Frame 1 (no input): blank canvas, image omitted
Frame 60 (no input): blank canvas, image omitted
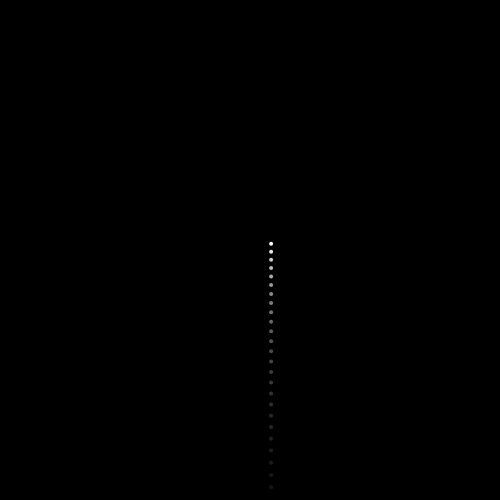
Frame 120 (the mouse pressed at the canvas centre since frame 60)

The p5.js sketch whose frames 1 and 60 were blank and that drew this single picture after the mouse press (run headless with seeded random() and noise() and a simulated clock; from frame 60 on, the mouse is pressed at the canvas centre):

// p5.js sketch
// ── sketch.js
var firework = [];;
var g;

function setup() {
	createCanvas(500,500);
	g = createVector(0,0.2);
	stroke(255);
	strokeWeight(4);
	background(0);
}

function draw() {
	background(0,25);
	if (random(1) < 0.01){
		firework.push(new Firework());
	}
	for (var i = firework.length -1; i >= 0; i--) {
		firework[i].update();
		firework[i].show();
		if (firework[i].done()) {
			firework.splice(i,1);
		}
	}
}


// ── fireworks.js
function Firework() {
	this.particle = [];
	this.firework = new Particle(random(width),height, true);
	this.exploded = false;
	this.update = function() {
		if (!this.exploded) {
			this.firework.addForce(g);
			this.firework.update();
			if (this.firework.vel.y >= 0) {
				this.exploded = true;
				this.explode();
			}
		}
		for (var i = this.particle.length -1; i >= 0; i--) {
			this.particle[i].addForce(g);
			this.particle[i].update();
			if (this.particle[i].done()) {
				this.particle.splice(i,1);
			}
		}

	}
	this.show = function() {
		if (!this.exploded) {
			this.firework.show();
		} else {
			for (var i = 0; i < this.particle.length; i++) {
				this.particle[i].show();
			}
		}
	}
	this.explode = function() {
		for (var i = 0; i < 100; i++) {
			var p = new Particle(this.firework.pos.x,this.firework.pos.y);
			this.particle.push(p);
		}
	}
	this.done = function(){
		if (this.exploded && this.particle.length === 0) {
			return true;
		} else {
			return false;
		}
	}
}

// ── particle.js
function Particle(x, y, original) {
	this.life = 120;
	this.pos = createVector(x,y);
	if (original) {
		this.vel = createVector(0,random(-13,-8));
	} else {
		this.vel = p5.Vector.random2D();
		this.vel.mult(random(1,6));
	}
	this.acc = createVector(0,0);
	this.addForce = function (force) {
		this.acc.add(force)
	}
	this.update = function() {
		if (!original) {
			this.vel.mult(0.85);
			this.life -= 5;
		}
		this.vel.add(this.acc);
		this.pos.add(this.vel);
		this.acc.mult(0);
	}
	this.show = function () {
		if (!original){
			stroke(255, this.life);
			strokeWeight(2);
		} else {
			stroke(255);
			strokeWeight(4);
		}
		point(this.pos.x,this.pos.y);

	}
	this.done = function() {
		if (this.life <= 0) {
			return true;
		}
	}
}
